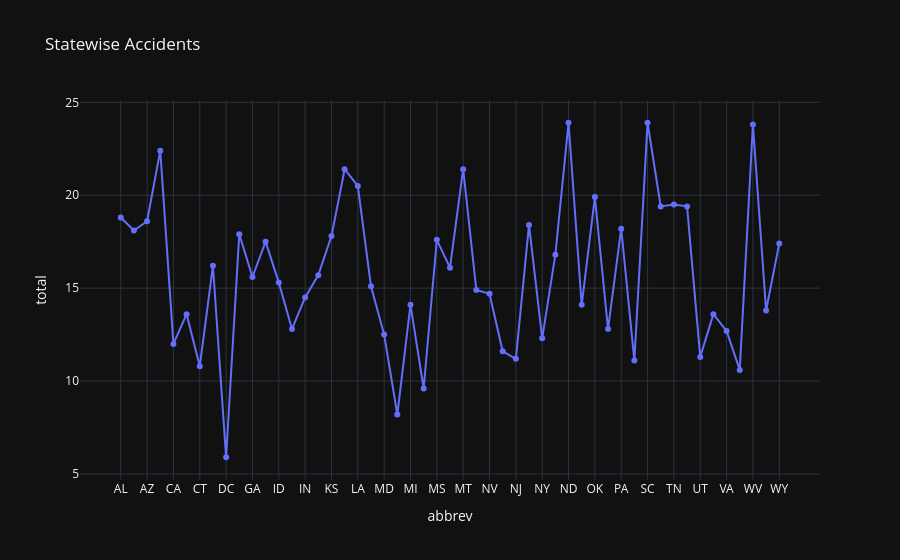

The cell this chart's notebook holds for it:
### Code cell
# line chart of statewise accidents
fig = px.line(df, x= 'abbrev', y='total', template='plotly_dark', 
              title='Statewise Accidents', markers='o')
fig.show()

### Figure 1 — Plotly figure (JSON) as saved in the notebook; plotly's stock layout.template omitted (floating-point values rounded to 4 significant figures)
{"data": [{"hovertemplate": "abbrev=%{x}<br>total=%{y}<extra></extra>", "legendgroup": "", "line": {"color": "#636efa", "dash": "solid"}, "marker": {"symbol": "circle"}, "mode": "lines+markers", "name": "", "orientation": "v", "showlegend": false, "type": "scatter", "x": ["AL", "AK", "AZ", "AR", "CA", "CO", "CT", "DE", "DC", "FL", "GA", "HI", "ID", "IL", "IN", "IA", "KS", "KY", "LA", "ME", "MD", "MA", "MI", "MN", "MS", "MO", "MT", "NE", "NV", "NH", "NJ", "NM", "NY", "NC", "ND", "OH", "OK", "OR", "PA", "RI", "SC", "SD", "TN", "TX", "UT", "VT", "VA", "WA", "WV", "WI", "WY"], "xaxis": "x", "y": [18.8, 18.1, 18.6, 22.4, 12.0, 13.6, 10.8, 16.2, 5.9, 17.9, 15.6, 17.5, 15.3, 12.8, 14.5, 15.7, 17.8, 21.4, 20.5, 15.1, 12.5, 8.2, 14.1, 9.6, 17.6, 16.1, 21.4, 14.9, 14.7, 11.6, 11.2, 18.4, 12.3, 16.8, 23.9, 14.1, 19.9, 12.8, 18.2, 11.1, 23.9, 19.4, 19.5, 19.4, 11.3, 13.6, 12.7, 10.6, 23.8, 13.8, 17.4], "yaxis": "y"}], "layout": {"legend": {"tracegroupgap": 0}, "title": {"text": "Statewise Accidents"}, "xaxis": {"anchor": "y", "domain": [0, 1], "title": {"text": "abbrev"}}, "yaxis": {"anchor": "x", "domain": [0, 1], "title": {"text": "total"}}}}
